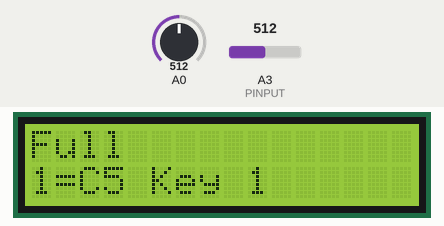
Recording of a sketch running on a simulated Arduino Uno, built with avr-gcc and run on an emulated ATmega328P. Shown: 16×2 character LCD. Inputs (shaded band) come from the test bench; at power-on: A0 = 512, A3 (PINPUT) = 512.

Above: at 1.2 s.
1.3 s: A0 set to 581
2.8 s: A0 set to 616
At 3.9 s:
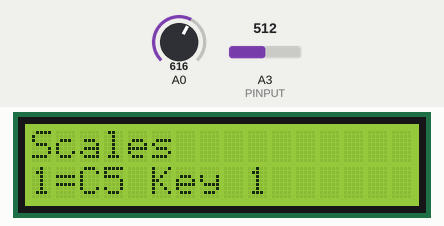
4.3 s: A0 set to 415
5.8 s: A0 set to 390
At 6.3 s:
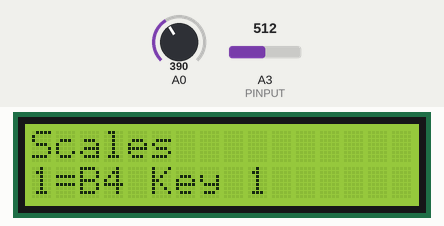
7.3 s: A0 set to 716
At 8.5 s:
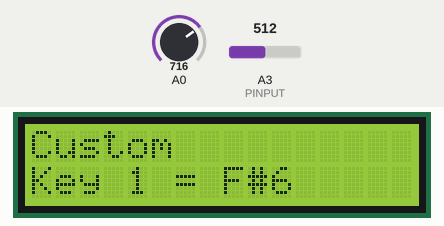
8.8 s: A0 set to 306
At 9.8 s:
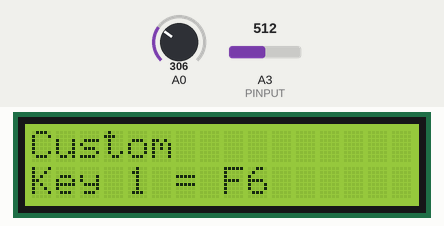
Timing chart, 0 to 11.3 s (numbered marks = the images above; inputs shaded):
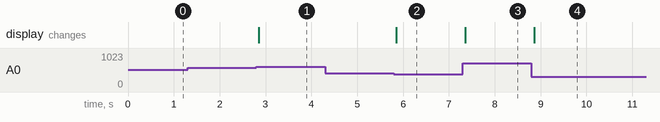

The sketch:

harp.ino
```cpp
/********************************************************************************
 *    ||   c |  c# |   d |  d# |   e |   f |  f# |   g |  g# |   a |  a# |   b
 * -----------------------------------------------------------------------------
 *  0 ||   0 |   1 |   2 |   3 |   4 |   5 |   6 |   7 |   8 |   9 |  10 |  11
 *  1 ||  12 |  13 |  14 |  15 |  16 |  17 |  18 |  19 |  20 |  21 |  22 |  23
 *  2 ||  24 |  25 |  26 |  27 |  28 |  29 |  30 |  31 |  32 |  33 |  34 |  35
 *  3 ||  36 |  37 |  38 |  39 |  40 |  41 |  42 |  43 |  44 |  45 |  46 |  47
 *  4 ||  48 |  49 |  50 |  51 |  52 |  53 |  54 |  55 |  56 |  57 |  58 |  59
 *  5 ||  60 |  61 |  62 |  63 |  64 |  65 |  66 |  67 |  68 |  69 |  70 |  71
 *  6 ||  72 |  73 |  74 |  75 |  76 |  77 |  78 |  79 |  80 |  81 |  82 |  83
 *  7 ||  84 |  85 |  86 |  87 |  88 |  89 |  90 |  91 |  92 |  93 |  94 |  95
 *  8 ||  96 |  97 |  98 |  99 | 100 | 101 | 102 | 103 | 104 | 105 | 106 | 107
 *  9 || 108 | 109 | 110 | 111 | 112 | 113 | 114 | 115 | 116 | 117 | 118 | 119
 * 10 || 120 | 121 | 122 | 123 | 124 | 125 | 126 | 127 |
 ********************************************************************************/
/*****************************************
 * LCD RS pin to digital pin 8
 * LCD Enable pin to digital pin 9
 * LCD D4 pin to digital pin 4
 * LCD D5 pin to digital pin 5
 * LCD D6 pin to digital pin 6
 * LCD D7 pin to digital pin 7
 * LCD BL pin to digital pin 10
 * KEY pin to analogl pin 0
 *****************************************/

#include <LiquidCrystal.h>

#define PSI  3
#define PCLR 13
#define PRCK 11
#define PSCK 12
#define PINPUT A3

#define BUTTON_N 5
#define KEY_N 13
#define NOTE_N 12
#define MODE_N 3

#define GET_KEY_DELAY 500
#define SCALES_ARRAY_OFFSET 14

#define MAX_BUTTON_VALUE 800

typedef enum
{
  FULL,
  SCALES,
  CUSTOM
}
_T_KeyboardMode;

typedef enum
{
  KEY_UP = -1,
  KEY_DOWN = 1,
  NO_EVENT = 0
}
_T_KeyEvent;

typedef enum
{
  LIGHT_ON = 0,
  LIGHT_OFF = 1
}
_T_KeyStatus;

LiquidCrystal lcd(8, 13, 9, 4, 5, 6, 7);

int keyStatus[KEY_N] = {0};
int keyNotes[KEY_N]  = {0};
int keyEvent[KEY_N] = {0};
int scalesOffset[] =
{
  -24,-22,-20,-19,-17,-15,-13,-12,-10, -8, -7, -5, -3, -1,
    0, // scalesOffset[14]
    2,  4,  5,  7,  9, 11, 12, 14, 16, 17, 19, 21, 23
};
int selectedKey = 1;

int adc_button_val[BUTTON_N] ={ 50, 200, 400, 600, 800 };
int oldButton = -1;

const char keyboardModes[MODE_N][15] = { "Full","Scales","Custom" };
const char noteNames[NOTE_N][3] = { "C","C#","D","D#","E","F","F#","G","G#","A","A#","B" };
int currentMode;
int do_note;
int do_pos;

char outputStr[32];

void setup()
{
  Serial.begin(9600);

  pinMode(PSI,OUTPUT);
  pinMode(PCLR,OUTPUT);
  pinMode(PRCK,OUTPUT);
  pinMode(PSCK,OUTPUT);

  lcd.clear();
  lcd.begin(16, 2);

  currentMode = FULL;
  do_note = 60;
  do_pos = 1;

  updateKeyNotes();
  updateLcd();
}

void loop()
{
#ifdef _DEBUG
  testKeys();
  return;
#endif
  checkKeyboard();
  outputMidi();
  checkButtons();
}

void shiftBit()
{
  delayMicroseconds(1);

  digitalWrite(PSCK,HIGH);
  delayMicroseconds(1);
  digitalWrite(PSCK,LOW);

  digitalWrite(PRCK,HIGH);
  delayMicroseconds(1);
  digitalWrite(PRCK,LOW);

  delayMicroseconds(1);
}

int getFirstKey()
{
  // clear all output
  digitalWrite(PCLR,HIGH);
  delayMicroseconds(1);
  digitalWrite(PCLR,LOW);

  digitalWrite(PSI,HIGH);
  shiftBit();
  digitalWrite(PSI,LOW);
  delayMicroseconds(GET_KEY_DELAY);
  return analogRead(PINPUT);
}

int getNextKey()
{
  shiftBit();
  delayMicroseconds(GET_KEY_DELAY);
  return analogRead(PINPUT);
}

int getKey(int first)
{
  if(first)
    return getFirstKey();
  else
    return getNextKey();
}

void updateKeyNotes()
{
  switch(currentMode)
  {
  case FULL:
    for(int i=0;i<KEY_N;++i)
      keyNotes[KEY_N-(i+1)] = i+do_note-do_pos+1;
    break;
  case SCALES:
    for(int i=0;i<KEY_N;++i)
    {
      int n = (i-do_pos-1)/7;
      int offset = (i-do_pos)%7;
      keyNotes[KEY_N-(i+1)] =
        do_note +
        scalesOffset[SCALES_ARRAY_OFFSET+(i-do_pos+1)];
    }
    break;
  case CUSTOM:
    selectedKey = 1;
    break;
  default:
    break;
  }
}

void updateLcd()
{

  lcd.clear();
  lcd.setCursor(0,0);
  lcd.print(keyboardModes[currentMode]);
  lcd.setCursor(0,1);
  if(currentMode==CUSTOM)
  {
    sprintf(outputStr,
      "Key %d = %s%d",
      selectedKey,
      noteNames[keyNotes[selectedKey]%12],
      keyNotes[selectedKey]/12);
  }
  else
  {
    sprintf(outputStr,
      "1=%s%d Key %d",
      noteNames[do_note%12],
      do_note/12,do_pos);
  }
  lcd.print(outputStr);
}

void onCustomButtonDown(int button)
{
  bool flag = true;
  int &cknote = keyNotes[selectedKey];
  switch(button)
  {
  case 0: // right
    if(selectedKey!=KEY_N)++selectedKey;
    break;
  case 1: // up
    if(cknote!=127)++cknote;
    break;
  case 2: // down
    if(cknote!=0)--cknote;
    break;
  case 3: // left
    if(selectedKey!=1)--selectedKey;
    break;
  case 4: // select
    ++currentMode;
    if(currentMode>=MODE_N)
      currentMode=0;
    break;
  default:
    flag = false;
    break;
  }
  if(flag)
  {
    updateKeyNotes();
    updateLcd();
  }
}

void onButtonDown(int button)
{
  bool flag = true;
  switch(button)
  {
  case 0: // right
    if(do_pos!=KEY_N)++do_pos;
    break;
  case 1: // up
    if(do_note!=127)++do_note;
    break;
  case 2: // down
    if(do_note!=0)--do_note;
    break;
  case 3: // left
    if(do_pos!=1)--do_pos;
    break;
  case 4: // select
    ++currentMode;
    if(currentMode>=MODE_N)
      currentMode=0;
    break;
  default:
    flag = false;
    break;
  }
  if(flag)
  {
    updateKeyNotes();
    updateLcd();
  }
}

int getButton(unsigned int input)
{
  int k;
  for (k=0;k<BUTTON_N;++k)
  {
    if (input<adc_button_val[k])
    {
      return k;
    }
  }
  if (k >= BUTTON_N)
    k = -1;
  return k;
}

void checkButtons()
{
  int tval;
  int tb1,tb2;

  tval = analogRead(0);
  if(tval>MAX_BUTTON_VALUE)
    return;

  tb1 = getButton(tval);
  if (tb1 == oldButton)
    return;
  delay(50);
  tval = analogRead(0);
  tb2 = getButton(tval);
  if(tb1!=tb2)
    return;
  oldButton = tb1;
  if(currentMode==CUSTOM)
    onCustomButtonDown(tb1);
  else
    onButtonDown(tb1);
}

void checkKeyboard()
{
  int oldStatus;
  int newStatus;

  for(int i=0;i<KEY_N;++i)
  {
    newStatus = getKey(!i);

    oldStatus = keyStatus[i];
    if(newStatus <=50)
      newStatus=LIGHT_OFF;
    else
      newStatus=LIGHT_ON;

    if(oldStatus==newStatus)
    {
      keyEvent[i] = NO_EVENT;
    }
    else
    {
      if(newStatus == LIGHT_OFF)
        keyEvent[i] = KEY_DOWN;
      else
        keyEvent[i] = KEY_UP;
      keyStatus[i] = newStatus;
    }
  }
}

void outputMidi()
{
  // 1000nnnn 0kkkkkkk 0vvvvvvv Note Off event.
  // 1001nnnn 0kkkkkkk 0vvvvvvv Note On event.
  // nnnn channel
  // kkkkkkk key (note) number
  // vvvvvvv velocity.

  for(int i=0;i<KEY_N;++i)
  {
    if(keyEvent[i] == KEY_DOWN)
      Serial.write(B10000001);
    else if(keyEvent[i] == KEY_UP)
      Serial.write(B10010001);
    else
      continue;
    Serial.write(keyNotes[i]);
    Serial.write(B01111111);
    keyEvent[i] = NO_EVENT;
  }
  /*******************************
   * // old message
   * Serial.print(" @ ");
   * Serial.print(keyNotes[i]);
   * Serial.print(" ");
   * Serial.print(keyStatus[i]);
   * Serial.print(" # ");
   * Serial.println("");
   ******************************/
}

#ifdef _DEBUG

void outputKeyStatus(int kid,int val)
{
  char tstr[16];
  sprintf(tstr,"# %d : %-3d #",kid,val);
  Serial.print(tstr);
}

void testKeys()
{
  int tval;
  tval = getFirstKey();
  outputKeyStatus(1,tval);
  for(int i=2;i<=13;++i)
  {
    tval = getNextKey();
    outputKeyStatus(i,tval);
  }
  Serial.println();
}

#endif
```

Measured:
- the behaviour switches between 599 and 600 on A0 (found by bisection; images 0 and 1)
- the behaviour switches between 400 and 399 on A0 (found by bisection; images 1 and 2)
- after the input at 1.3 s, every drawn part: stays the same
- after the input at 2.8 s, the display: changes after 0.05 s (image 1)
- after the input at 4.3 s, every drawn part: stays the same
- after the input at 5.8 s, the display: changes after 0.06 s (image 2)
- after the input at 7.3 s, the display: changes after 0.06 s (image 3)
- after the input at 8.8 s, the display: changes after 0.06 s (image 4)
